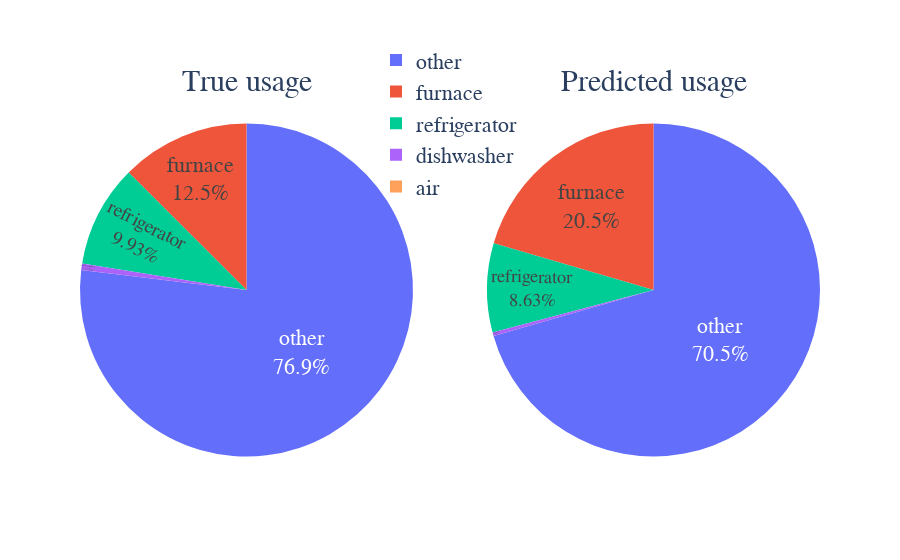

The cell this chart's notebook holds for it:
### Markdown cell above
### pie chart

### Code cell
import plotly.graph_objects as go
from plotly.subplots import make_subplots

def pie_plot(x_test, x_predict, house):
    
    labels = ['air', 'furnace', 'dishwasher', 'refrigerator', 'other']
    
    pie_chart_true = []
    pie_chart_pred = []
    for i in range(len(x_test)):
        true_val = np.asarray(x_test[list(x_test.keys())[i]])[:,house]
        pred_val = np.asarray(list(x_predict)[i])[:,house]
        pie_chart_true.append(true_val.sum())
        pie_chart_pred.append(pred_val.sum())
        
    # Create subplots: use 'domain' type for Pie subplot
    fig = make_subplots(rows=1, cols=2, specs=[[{'type':'domain'}, {'type':'domain'}]], 
                        subplot_titles=['True usage', 'Predicted usage'])

    fig.add_trace(go.Pie(labels=labels, values=pie_chart_true, name="True usage"),
                  1, 1)
    fig.add_trace(go.Pie(labels=labels, values=pie_chart_pred, name="Predicted usage"),
                  1, 2)

    fig.update_traces(textposition='inside', textinfo='percent+label')
    fig.update_layout(font=dict(
        family="Arial",
        size=22
    ))
    fig.update_layout(legend=dict(x=0.4, y=1.16, bgcolor='rgba(255, 255, 255, 0)'), plot_bgcolor = 'rgba(0,0,0,0)')
    for i in fig['layout']['annotations']:
        i['font'] = dict(size=30)
    fig.show()

pie_plot(x_test, x_predict, house=10)

### Figure 1 — Plotly figure (JSON) as saved in the notebook; plotly's stock layout.template omitted (floating-point values rounded to 4 significant figures)
{"data": [{"domain": {"x": [0, 0.45], "y": [0, 1]}, "labels": ["air", "furnace", "dishwasher", "refrigerator", "other"], "name": "True usage", "textinfo": "percent+label", "textposition": "inside", "type": "pie", "values": [0.004, 17.9, 0.91, 14.21, 110.0]}, {"domain": {"x": [0.55, 1], "y": [0, 1]}, "labels": ["air", "furnace", "dishwasher", "refrigerator", "other"], "name": "Predicted usage", "textinfo": "percent+label", "textposition": "inside", "type": "pie", "values": [1.712e-124, 33.3, 0.5672, 14.04, 114.7]}], "layout": {"annotations": [{"font": {"size": 30}, "showarrow": false, "text": "True usage", "x": 0.225, "xanchor": "center", "xref": "paper", "y": 1, "yanchor": "bottom", "yref": "paper"}, {"font": {"size": 30}, "showarrow": false, "text": "Predicted usage", "x": 0.775, "xanchor": "center", "xref": "paper", "y": 1, "yanchor": "bottom", "yref": "paper"}], "font": {"family": "Arial", "size": 22}, "legend": {"bgcolor": "rgba(255, 255, 255, 0)", "x": 0.4, "y": 1.16}, "plot_bgcolor": "rgba(0,0,0,0)"}}
